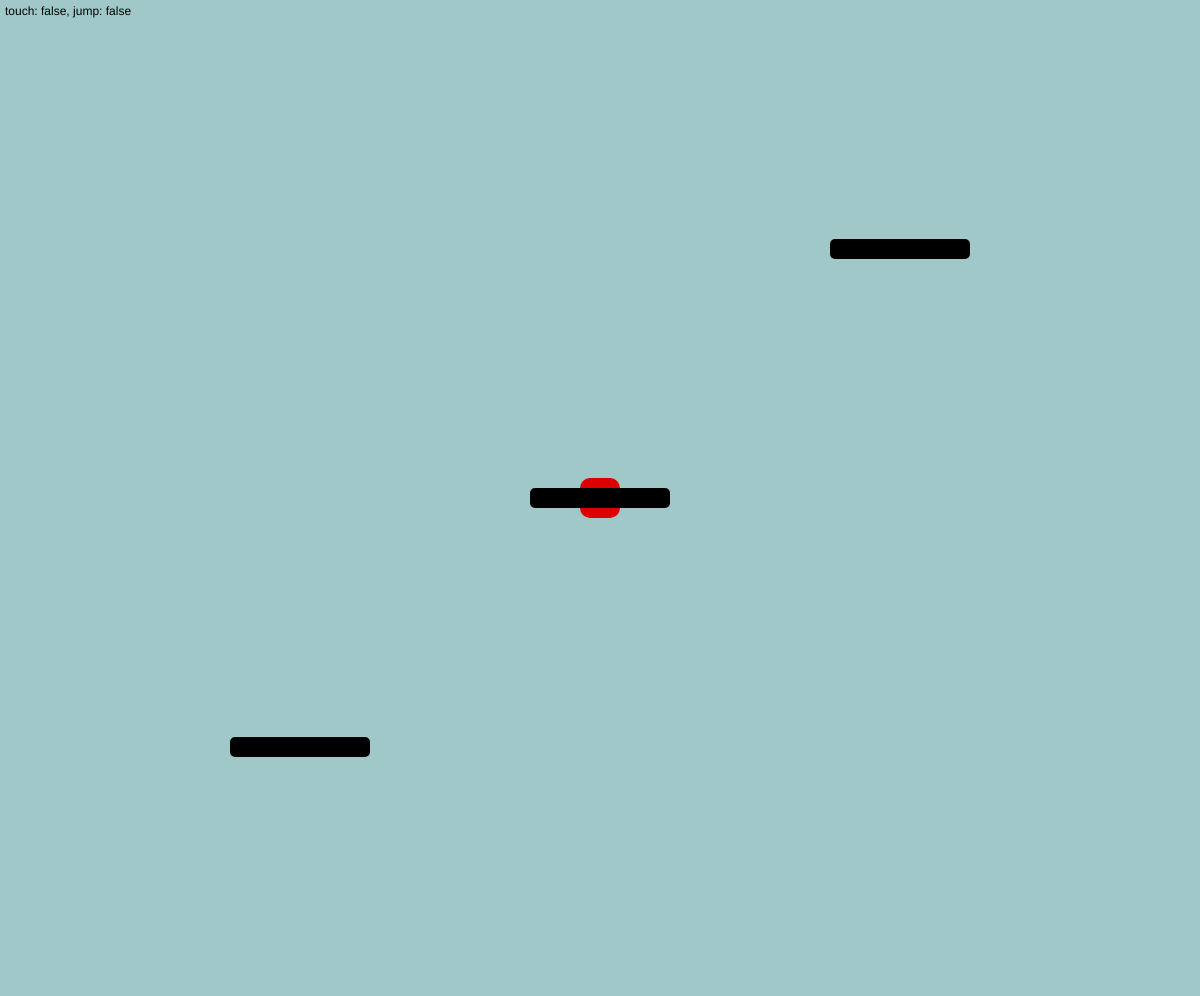
Frame 1 (no input)
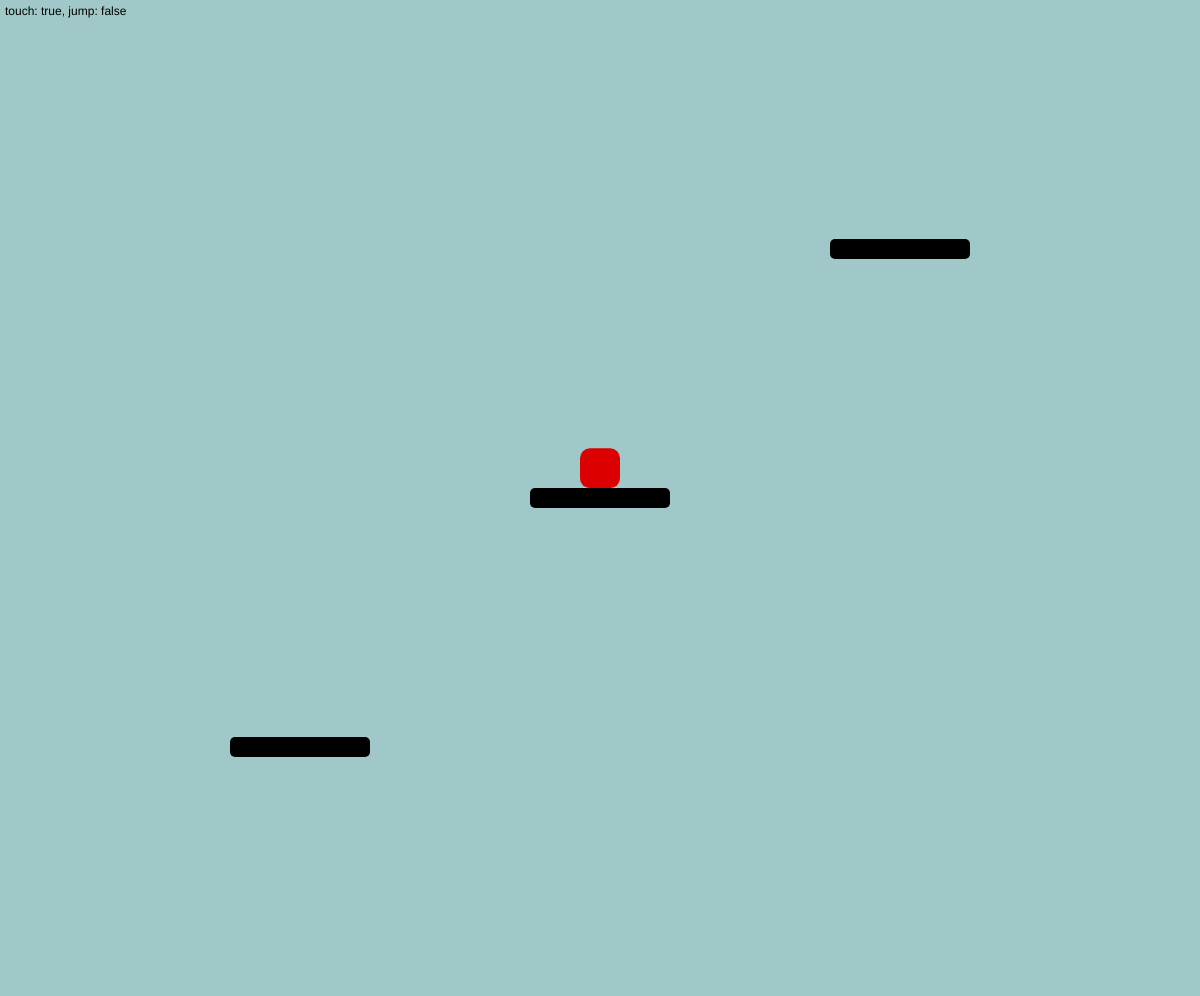
Frame 60 (no input)
Frame 120 (the mouse pressed at the canvas centre since frame 60): identical to frame 60, image omitted

The p5.js sketch that drew these frames (run headless with seeded random() and noise() and a simulated clock; from frame 60 on, the mouse is pressed at the canvas centre):

// p5.js sketch
// ── sketch.js

let width = 1536;
let height = 750;
let gravity = .3;

// player variables (model)
let x;
let y;
let vx = 0;
let vy = 0;
let radius = 20;
let jump = false;
let touch = false;

let platforms;

// called by processing (p5.js) when page is loaded, once
function setup() {

  width = windowWidth;
  height = windowHeight-4;
  x = width/2;
  y = height/2;

  platforms = [
    {x: width/2 - 70, y: height/2 - 10, width: 140, height: 20},
    {x: width/4 - 70, y: height * 3/4 - 10, width: 140, height: 20},
    {x: width * 3/4 - 70, y: height/4 - 10, width: 140, height: 20},
    // ground:
    {x: 0, y: height, width: width, height: 20},
    // ceiling (because gavity can shift)
    {x: 0, y: -20, width: width, height: 20}
  ]

  createCanvas(width, height);
}

// called by processing for every frame (in animation loop)
function draw() {

   drawObjects();

   // jump whenever we touch the ground and up/down _is_ pressed
   if (touch && keyIsPressed) {
     if (keyCode == UP_ARROW) {
       jump = true;
       touch = false;
       vy = -12;
     } else if (keyCode == DOWN_ARROW) {
       jump = true;
       touch = false;
       vy = 12;
     }
   }

   if (jump) {
     jump = false;
   } else {
     touch = detectPlatforms();
   }
   ///// screen boundary detection and update of velocity and position

   // stay on sides
   if (x > width - radius) {
     x = width - radius
     vx = 0
   }

   if (x < 0 + radius) {
     x = 0 + radius
     vx = 0
   }

   // gravity
   // if (!touch && !jump) {
     vy = vy + gravity;
     y = y + vy;
   // }

   // new x position
   x = x + vx;
}

// actually draws stuff
function drawObjects() {
    noStroke();
    // clear background
    background(160, 200, 200);
    fill(220, 0, 0);
    // draw player rectangle
    rect(x - radius, y - radius, radius * 2, radius * 2, 10);
    // draw obstacles
    fill(0, 0, 0);
    // draw platforms
    platforms.forEach(function(platform) {
       rect(platform.x, platform.y, platform.width, platform.height, 5);
    });
    text("touch: " + touch + ", jump: " + jump, 5, 15)
}

// stay on platforms (collison detection)
// returns true if collision was detected, otherwise false
function detectPlatforms() {
  for (let platform of platforms) {
    if (x >= platform.x - radius && x <= platform.x + platform.width + radius
        && y >= platform.y - radius && y <= platform.y + platform.height + radius) {

        // workaround to set back y position to touch platform (in case it already went into it)
        if (vy > 0 && y > platform.y - radius) {
           y = platform.y - radius;
           vy = vy * -1/2;
           return gravity > 0;
        } else if (vy < 0 && y < platform.y + platform.height + radius) {
           y = platform.y + platform.height + radius;
           vy = vy * -1/2;
           return gravity < 0;
        }
        return true;
    }
  }
  return false;
}

//// key events

function keyPressed() {
  if (keyCode == RIGHT_ARROW) {
    vx = 5;
  } else if (keyCode == LEFT_ARROW) {
    vx = - 5;
  }
}

function keyReleased() {

  if (keyCode == RIGHT_ARROW) {
    vx = 0
  } else if (keyCode == LEFT_ARROW) {
    vx = 0
  } else if (keyCode == SHIFT) {
    gravity = gravity * -1
  }
}
